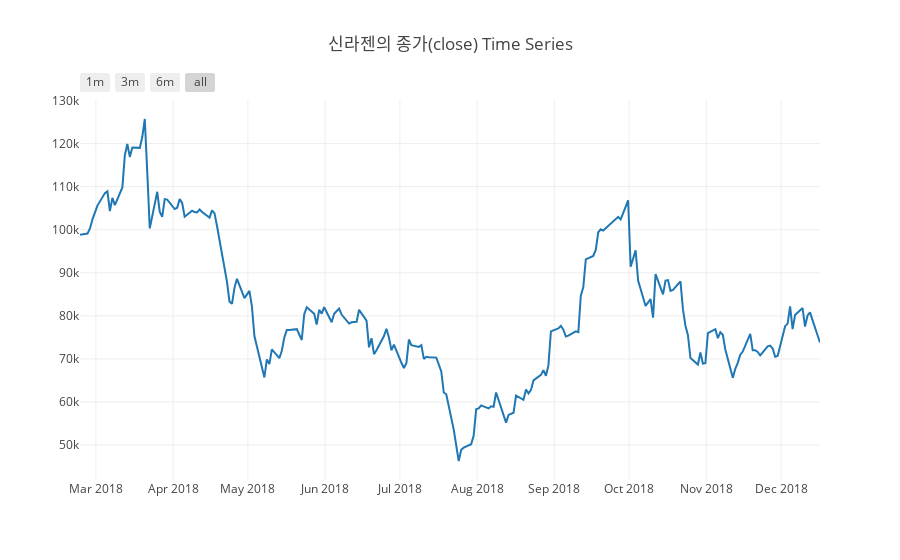

Source (notebook cell):
### Code cell
# 시각화 파트
!pip install plotly

# jupyter notebook 에서 출력. 꼭 jupyter notebook에서 해야한다.
# 만약 jupyter notebook에서 출력하기 싫다면 아래에 적어놓는 방법을 이용하자.
!plotly
import plotly.offline as offline
import plotly.graph_objs as go

# plotly 접속
offline.init_notebook_mode(connected=True)
# 그래프를 생성. x축에는 날짜, y축에는 종가, 그래프 이름은 item_name에서 가져온다.
trace = go.Scatter(x=df.date, y=df.close, name=item_name)
# 위에 데이터 정보를 data라는 객체의 리스트로 담아준다.
data = [trace]
# 레이아웃 잡기
layout = dict(title='{}의 종가(close) Time Series'.format(item_name),  # 타이틀 생성.
              xaxis=dict(
                  rangeselector=dict(
                      buttons=list([  # 한 달, 세 달, 6달, 전체 종가를 보여주는 버튼을 만든다.
                          dict(
                              count=1,  # 1개씩 센다. 여기서는 step='month'이기 때문에 1달이 된다.
                              label='1m',  # 라벨 이름. 그래프에 1m이라는 버튼을 만든다.
                              step='month',  # 한 달을 기준으로 잡아서 count를 센다.
                              stepmode='backward'),  # 가장 최근 데이터부터 센다. forward는 가장 오래된 데이터부터 센다.
                          dict(
                              count=3,
                              label='3m',
                              step='month',
                              stepmode='backward'),
                          dict(
                              count=6,
                              label='6m',
                              step='month',
                              stepmode='backward'),
                          dict(
                              step='all') ]) ),  # 전체 데이터를 출력한다. step='all'은 label을 설정할 수 없다.
                  rangeslider=dict(),
                  type='date'
                      )
              )
# graph object에 data, layout을 저장한다.
fig = go.Figure(data=data, layout=layout)
# 플롯을 출력한다.
offline.iplot(fig)

### Figure 1 — Plotly figure (JSON) as saved in the notebook; plotly's stock layout.template omitted (floating-point values rounded to 4 significant figures; data arrays with more than 128 entries replaced by an {"elided": "..."} marker saying what was removed)
{"data": [{"name": "신라젠", "type": "scatter", "uid": "96a9db5d-4d3e-4674-b99c-ffcd2a83717f", "x": {"elided": "200 str values"}, "y": {"elided": "200 int values"}}], "layout": {"title": "신라젠의 종가(close) Time Series", "xaxis": {"rangeselector": {"buttons": [{"count": 1, "label": "1m", "step": "month", "stepmode": "backward"}, {"count": 3, "label": "3m", "step": "month", "stepmode": "backward"}, {"count": 6, "label": "6m", "step": "month", "stepmode": "backward"}, {"step": "all"}]}, "type": "date"}}}
